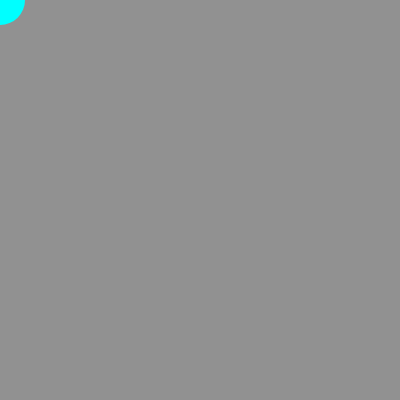
Frame 1 (no input)
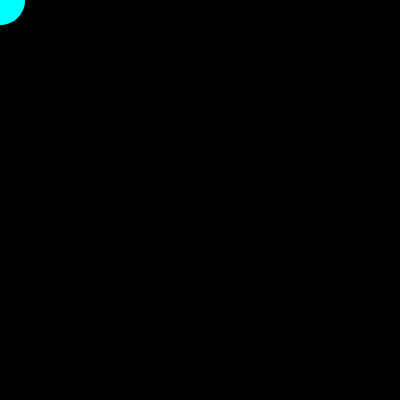
Frame 60 (no input)
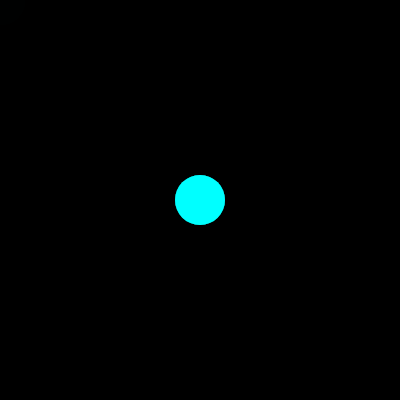
Frame 120 (the mouse pressed at the canvas centre since frame 60)

The p5.js sketch that drew these frames (run headless with seeded random() and noise() and a simulated clock; from frame 60 on, the mouse is pressed at the canvas centre):

// p5.js sketch
// ── sketch.js
//**1st: Colourful ellipses following mouse,colour changing based on 4 quadrants.
function setup(){
  createCanvas(400,400);
  frameRate(35);
 }
function draw(){
background(0, 0, 0,110);
noStroke();

//if else if statements to check which quadrant the mouse is in
  if(mouseX<=width/2&&mouseY<=height/2){
    fill("aqua");
    // ellipse(mouseX,mouseY,20);
  } else if(mouseX>=width/2 && mouseY<=height/2){
    fill("red");
    // rect(mouseX,mouseY,20);
  }else if(mouseX<=width/2 && mouseY>=height/2){
    fill("yellow");
    // rect(mouseX,mouseY,20);
  }else{
    fill("purple");
    // ellipse(mouseX,mouseY,20);
    
  }
  //draws ellipse at mouse position
  ellipse(mouseX,mouseY,50);
}



// //**2nd: Draws shapes based on mouse position**
// function setup(){
//   createCanvas(400,400);
//   background(0, 0, 0,110);
//  }
// function draw() {
   
// //   rect(200,200,50,50);
// }
// function mouseClicked(){
//   if(mouseY<height/2){
//     fill("aqua");
//     ellipse(mouseX,mouseY,20);
//   } else{
//     fill("red");
//     rect(mouseX,mouseY,20);
//   }
// }


//**3rd: Button changing background colour randomly**
// function setup() {
//   createCanvas(400, 400);
// }

// function draw() {
//   rect(250, 250, 100, 100);
// }

// function mouseClicked() {
//   if (mouseX > 250 && mouseX < 350 && mouseY > 250 && mouseY < 350) {
//     background(random(255), random(255), random(255));
//   } else {
//     background(255);
//   }
// }
